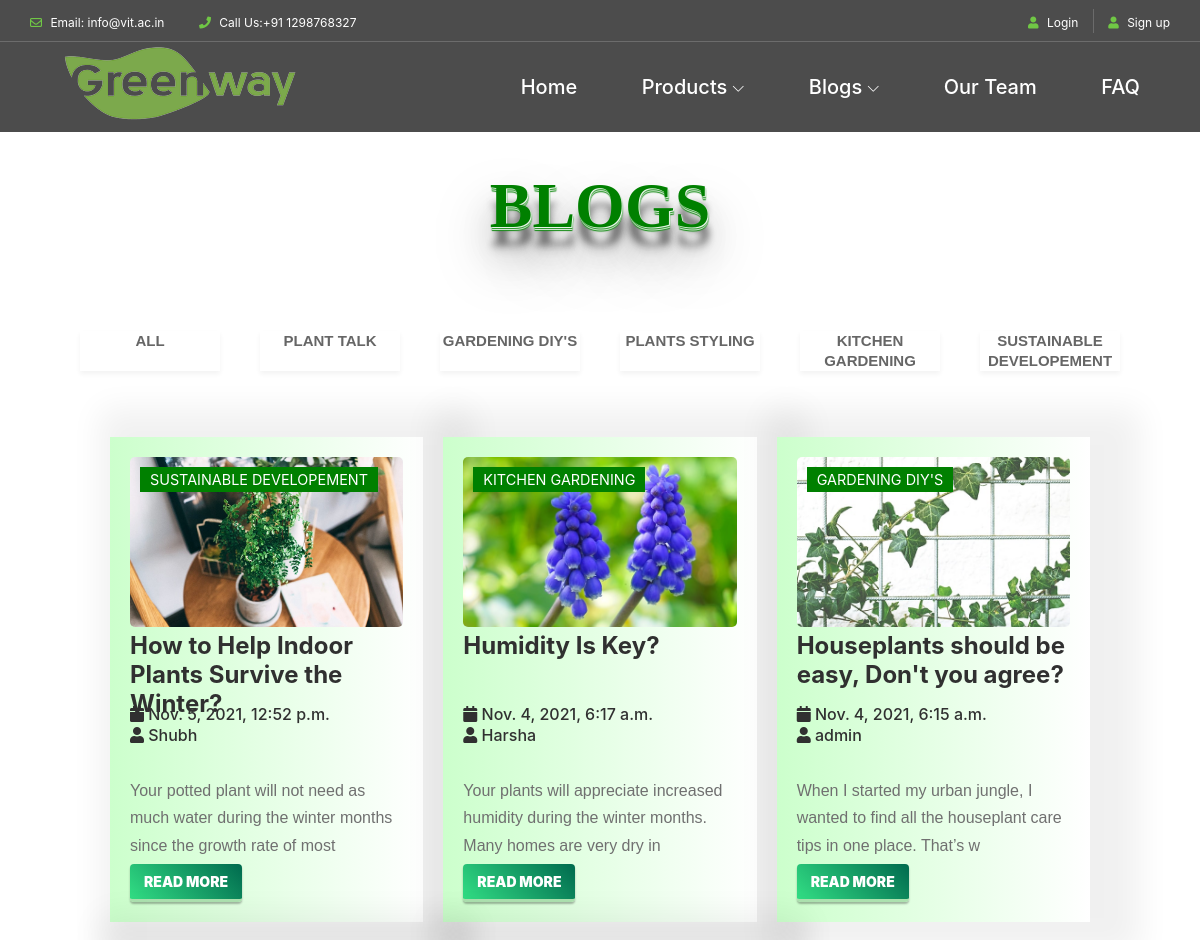
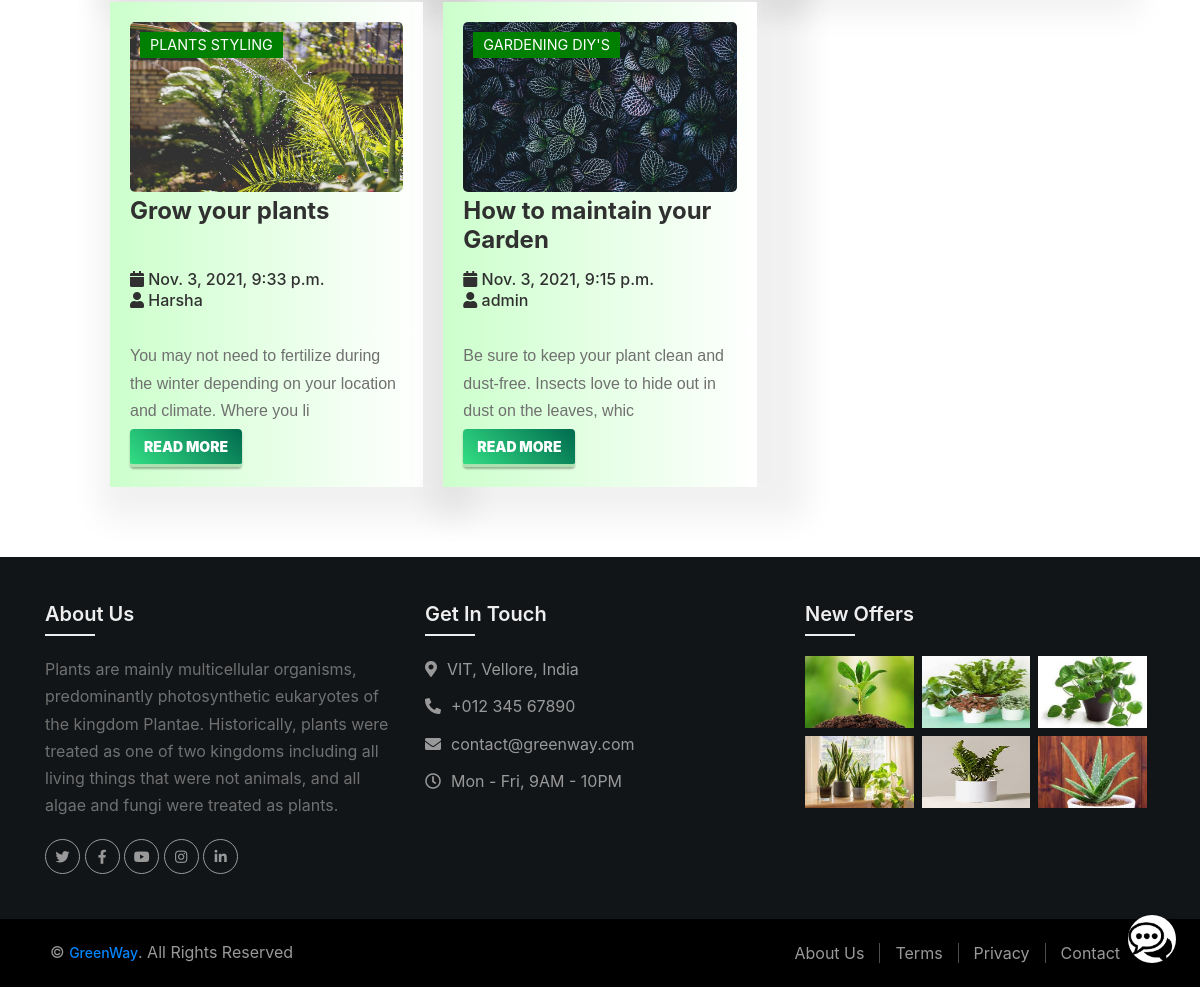
/blogs/blog_home, run on the app's committed database (2 pictures, top to bottom).
### blogs/models.py (models this page shows, shortened)
class BlogPlant(models.Model):
    author = models.ForeignKey(User, on_delete=models.CASCADE, related_name= 'post_author')
    blog_title = models.CharField(max_length= 264)
    slug = models.SlugField(max_length=264, unique=True, default='',editable=False)
    blog_content = models.TextField()
    blog_image = models.ImageField(upload_to= 'blog_image')
    publish_date = models.DateTimeField(auto_now_add=True)
    category = models.ForeignKey(Category, on_delete = models.CASCADE, related_name ='blog_cat')
    class Meta:
        ordering = ['-publish_date']

class Category(models.Model):
    category = models.CharField(max_length = 50, unique = True)
    def __str__(self):
        return self.category

### blogs/views.py (the view)
# urls.py: path('blog_home', views.blog_home, name='blogs'),
def blog_home(request):
    context = {
        "blogs": BlogPlant.objects.all(),
        "tags": {
        'plant': 'PLANT TALK',
        'gardening': 'GARDENING DIY\'S',
        'styling' : 'PLANTS STYLING',
        'kitchen' : 'KITCHEN GARDENING',
        'development' : 'SUSTAINABLE DEVELOPEMENT'
        }
    }
    return render(request, "blogs/blog_home.html", context)

### blogs/template_tags/get_plant_Cat.py (called while the page is built)
@register.filter
def get_plant_Cat(dictionary, key):
    return dictionary.get(str(key))

### templates/blogs/blog_home.html (shortened to what this page needs)
{% extends "base.html" %}
{% load static %}
{% load get_plant_Cat %}
{% block content %}
<link rel="stylesheet" type="text/css" href="{% static 'css/blog.css' %}"/>
<link rel="stylesheet" href="https://cdnjs.cloudflare.com/ajax/libs/magnific-popup.js/1.1.0/magnific-popup.min.css">
<h2 class="title-blog">BLOGS</h2>
<section id="blog">
    <div class="gallery">
        <ul class="blog-filter">
            <li class="list blog-filter-active" data-filter="all">ALL</li>
            <li class="list" data-filter="plant">PLANT TALK</li>
            <li class="list" data-filter="gardening">GARDENING DIY'S</li>
            <li class="list" data-filter="styling">PLANTS STYLING</li>
            <li class="list" data-filter="kitchen ">KITCHEN GARDENING</li>
            <li class="list" data-filter= "development">SUSTAINABLE DEVELOPEMENT</li>
        </ul>
    </div>
    <div class="blog-container">
      {% for i in blogs %}
      <div class="blog-box {{ i.category }}">
          <div class="blog-img">
              <img src="/media/{{ i.blog_image }}">
              <span class="category">
                {{ tags|get_plant_Cat:i.category}}
              </span>
          </div>
              <div class="blog-text">
                  <h4 class="indi-blog-title">{{ i.blog_title }}</h4>
                  <h6 class="published-date"><i class="fa fa-calendar" aria-hidden="true"></i> {{ i.publish_date }}</h6>
                  <h6><i class="fa fa-user "></i> {{ i.author }}</h6><br>
              </div>
              <div class="para">
                  <p>{{ i.blog_content|slice:":100" }}</p>
              </div>
              <a href="{% url 'blog_details' the_slug=i.slug %}" class="square_btn">READ MORE</a>
      </div>
      {% endfor %}
    </div>
</section>
{% endblock content %}

### static_in_env/css/blog.css (style rules this page uses)
.title-blog { transform: translate(50%, -50%); text-transform: uppercase; font-family: verdana; font-size: 4em; font-weight: 700; color: green; text-shadow: 1px 1px 1px white, 1px 2px 1px green, 1px 3px 1px white, 1px 4px 1px green, 1px 18px 6px rgba(16, 16, 16, 0.4), 1px 22px 10px rgba(16, 16, 16, 0.2), 1px 25px 35px rgba(16, 16, 16, 0.2), 1px 30px 60px rgba(16, 16, 16, 0.4); justify-content: center; margin-top: 50px; text-align: center; display: flex; position: relative; right: 50%; }
.gallery .blog-filter { display: flex; align-items: center; justify-content: center; flex-wrap: wrap; padding: 20px 15px; list-style: none; }
.gallery .list { vertical-align: middle !important; height: 40px; width: 140px; background: #fff; color: #666; font-size: 15px; line-height: 20px; cursor: pointer; margin: 20px; box-shadow: 0 3px 5px rgba(0, 0, 0, 0.05); text-align: center; font-family: Verdana, Geneva, Tahoma, sans-serif; font-weight: 900; }
.blog-container { display: grid; max-width: 1200px; grid-template-columns: 1fr 1fr 1fr; grid-template-rows: auto; margin: auto; justify-content: center; }
.indi-blog-title { padding: 2% 0%; font-weight: 700 !important; height: 70px; }
.blog-box { padding: 20px; margin: 10px; box-shadow: 20px 2px 30px 30px rgba(0, 0, 0, 0.06); background: linear-gradient(to right, #ccffcc 0%, #ffffff 100%); }
.blog-img { height: 40%; width: 100%; display: flex; min-height: 185px; overflow: hidden; border-radius: 5px; position: relative; }
.blog-img img { width: 100%; height: auto; object-fit: cover; object-position: center; }
.category { color: #ffffff; position: absolute; left: 10px; top: 10px; padding: 2px 10px; font-size: 0.9rem; background-color: green; }
.published-date { margin-bottom: 2px; }
.para { font-size: 1.1rem; font-family: 'Gill Sans', 'Gill Sans MT', Calibri, 'Trebuchet MS', sans-serif; color: black; font-weight: 500; height: 80px; }
@media (max-width:1200px) { .blog-container { max-width: 1000px; } }
@media (max-width:1200px) { .blog-img { min-height: auto; height: 170px; } }
.square_btn { display: inline-block; padding: 0.5em 1em; text-decoration: none; border-radius: 4px; color: #ffffff; background-image: -webkit-linear-gradient(45deg, #32de84 0%, #006A4E 100%); background-image: linear-gradient(45deg, #32de84 0%, #006A4E 100%); box-shadow: 0px 2px 2px rgba(0, 0, 0, 0.29); border-bottom: solid 3px #ACE1AF; margin-top: 2.5%; font-weight: 900; }

### static_in_env/css/footer.css (style rules this page uses)
a { transition: .3s; }

### static_in_env/css/home/classy-nav.css (style rules this page uses)
* { margin: 0; padding: 0; }
body { font-family: "Roboto", sans-serif; }
ul, ol { margin: 0; }
ul li, ol li { list-style: none; }
img { height: auto; max-width: 100%; }

### data on the page
BlogPlant: blog_image (picture), category.category "SUSTAINABLE DEVELOPEMENT", blog_title "How to Help Indoor Plants Survive the Winter?", publish_date "Nov. 5, 2021, 12:52 p.m.", author "Shubh", blog_content "Your potted plant will not need as much water during the winter months since the growth rate of most"
BlogPlant: blog_image (picture), category.category "KITCHEN GARDENING", blog_title "Humidity Is Key?", publish_date "Nov. 4, 2021, 6:17 a.m.", author "Harsha", blog_content "Your plants will appreciate increased humidity during the winter months. Many homes are very dry in"
BlogPlant: blog_image (picture), category.category "GARDENING DIY'S", blog_title "Houseplants should be easy, Don't you agree?", publish_date "Nov. 4, 2021, 6:15 a.m.", author "admin", blog_content "When I started my urban jungle, I wanted to find all the houseplant care tips in one place. That’s w"
BlogPlant: blog_image (picture), category.category "PLANTS STYLING", blog_title "Grow your plants", publish_date "Nov. 3, 2021, 9:33 p.m.", author "Harsha", blog_content "You may not need to fertilize during the winter depending on your location and climate. Where you li"
BlogPlant: blog_image (picture), category.category "GARDENING DIY'S", blog_title "How to maintain your Garden", publish_date "Nov. 3, 2021, 9:15 p.m.", author "admin", blog_content "Be sure to keep your plant clean and dust-free. Insects love to hide out in dust on the leaves, whic"
